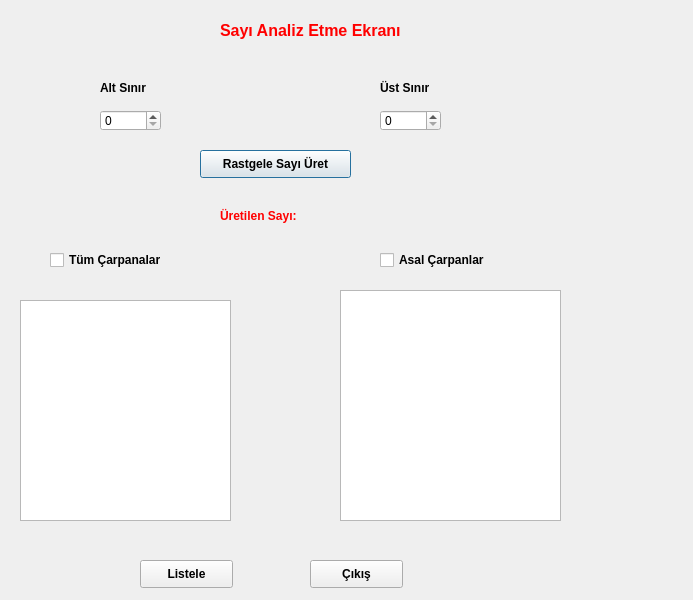
<?xml version="1.0" encoding="UTF-8"?>
<ui version="4.0">
 <class>Dialog</class>
 <widget class="QDialog" name="Dialog">
  <property name="geometry">
   <rect>
    <x>0</x>
    <y>0</y>
    <width>693</width>
    <height>600</height>
   </rect>
  </property>
  <property name="windowTitle">
   <string>Dialog</string>
  </property>
  <widget class="QLabel" name="label">
   <property name="geometry">
    <rect>
     <x>220</x>
     <y>20</y>
     <width>241</width>
     <height>21</height>
    </rect>
   </property>
   <property name="palette">
    <palette>
     <active>
      <colorrole role="WindowText">
       <brush brushstyle="SolidPattern">
        <color alpha="255">
         <red>255</red>
         <green>0</green>
         <blue>0</blue>
        </color>
       </brush>
      </colorrole>
     </active>
     <inactive>
      <colorrole role="WindowText">
       <brush brushstyle="SolidPattern">
        <color alpha="255">
         <red>255</red>
         <green>0</green>
         <blue>0</blue>
        </color>
       </brush>
      </colorrole>
     </inactive>
     <disabled>
      <colorrole role="WindowText">
       <brush brushstyle="SolidPattern">
        <color alpha="255">
         <red>120</red>
         <green>120</green>
         <blue>120</blue>
        </color>
       </brush>
      </colorrole>
     </disabled>
    </palette>
   </property>
   <property name="font">
    <font>
     <pointsize>12</pointsize>
     <weight>75</weight>
     <bold>true</bold>
    </font>
   </property>
   <property name="text">
    <string>Sayı Analiz Etme Ekranı</string>
   </property>
  </widget>
  <widget class="QSpinBox" name="spinBox">
   <property name="geometry">
    <rect>
     <x>100</x>
     <y>110</y>
     <width>61</width>
     <height>21</height>
    </rect>
   </property>
   <property name="maximum">
    <number>500</number>
   </property>
  </widget>
  <widget class="QSpinBox" name="spinBox_2">
   <property name="geometry">
    <rect>
     <x>380</x>
     <y>110</y>
     <width>61</width>
     <height>21</height>
    </rect>
   </property>
   <property name="maximum">
    <number>500</number>
   </property>
  </widget>
  <widget class="QLabel" name="label_2">
   <property name="geometry">
    <rect>
     <x>100</x>
     <y>80</y>
     <width>55</width>
     <height>16</height>
    </rect>
   </property>
   <property name="font">
    <font>
     <weight>75</weight>
     <bold>true</bold>
    </font>
   </property>
   <property name="text">
    <string>Alt Sınır</string>
   </property>
  </widget>
  <widget class="QLabel" name="label_3">
   <property name="geometry">
    <rect>
     <x>380</x>
     <y>80</y>
     <width>55</width>
     <height>16</height>
    </rect>
   </property>
   <property name="font">
    <font>
     <weight>75</weight>
     <bold>true</bold>
    </font>
   </property>
   <property name="text">
    <string>Üst Sınır</string>
   </property>
  </widget>
  <widget class="QPushButton" name="pushButton">
   <property name="geometry">
    <rect>
     <x>200</x>
     <y>150</y>
     <width>151</width>
     <height>28</height>
    </rect>
   </property>
   <property name="font">
    <font>
     <weight>75</weight>
     <bold>true</bold>
    </font>
   </property>
   <property name="text">
    <string>Rastgele Sayı Üret</string>
   </property>
  </widget>
  <widget class="QLabel" name="label_4">
   <property name="geometry">
    <rect>
     <x>220</x>
     <y>200</y>
     <width>181</width>
     <height>31</height>
    </rect>
   </property>
   <property name="palette">
    <palette>
     <active>
      <colorrole role="WindowText">
       <brush brushstyle="SolidPattern">
        <color alpha="255">
         <red>255</red>
         <green>0</green>
         <blue>0</blue>
        </color>
       </brush>
      </colorrole>
     </active>
     <inactive>
      <colorrole role="WindowText">
       <brush brushstyle="SolidPattern">
        <color alpha="255">
         <red>255</red>
         <green>0</green>
         <blue>0</blue>
        </color>
       </brush>
      </colorrole>
     </inactive>
     <disabled>
      <colorrole role="WindowText">
       <brush brushstyle="SolidPattern">
        <color alpha="255">
         <red>120</red>
         <green>120</green>
         <blue>120</blue>
        </color>
       </brush>
      </colorrole>
     </disabled>
    </palette>
   </property>
   <property name="font">
    <font>
     <weight>75</weight>
     <bold>true</bold>
    </font>
   </property>
   <property name="text">
    <string>Üretilen Sayı:</string>
   </property>
  </widget>
  <widget class="QCheckBox" name="checkBox">
   <property name="geometry">
    <rect>
     <x>50</x>
     <y>250</y>
     <width>131</width>
     <height>20</height>
    </rect>
   </property>
   <property name="font">
    <font>
     <weight>75</weight>
     <bold>true</bold>
    </font>
   </property>
   <property name="text">
    <string>Tüm Çarpanalar</string>
   </property>
  </widget>
  <widget class="QCheckBox" name="checkBox_2">
   <property name="geometry">
    <rect>
     <x>380</x>
     <y>250</y>
     <width>121</width>
     <height>20</height>
    </rect>
   </property>
   <property name="font">
    <font>
     <weight>75</weight>
     <bold>true</bold>
    </font>
   </property>
   <property name="text">
    <string>Asal Çarpanlar</string>
   </property>
  </widget>
  <widget class="QListView" name="listView">
   <property name="geometry">
    <rect>
     <x>20</x>
     <y>300</y>
     <width>211</width>
     <height>221</height>
    </rect>
   </property>
  </widget>
  <widget class="QListView" name="listView_2">
   <property name="geometry">
    <rect>
     <x>340</x>
     <y>290</y>
     <width>221</width>
     <height>231</height>
    </rect>
   </property>
  </widget>
  <widget class="QPushButton" name="pushButton_2">
   <property name="geometry">
    <rect>
     <x>140</x>
     <y>560</y>
     <width>93</width>
     <height>28</height>
    </rect>
   </property>
   <property name="font">
    <font>
     <weight>75</weight>
     <bold>true</bold>
    </font>
   </property>
   <property name="text">
    <string>Listele</string>
   </property>
  </widget>
  <widget class="QPushButton" name="pushButton_3">
   <property name="geometry">
    <rect>
     <x>310</x>
     <y>560</y>
     <width>93</width>
     <height>28</height>
    </rect>
   </property>
   <property name="font">
    <font>
     <weight>75</weight>
     <bold>true</bold>
    </font>
   </property>
   <property name="text">
    <string>Çıkış</string>
   </property>
  </widget>
 </widget>
 <resources/>
 <connections/>
</ui>
